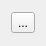
<?xml version="1.0" encoding="UTF-8"?>
<ui version="4.0">
 <class>Storage</class>
 <widget class="QWidget" name="Storage">
  <property name="geometry">
   <rect>
    <x>0</x>
    <y>0</y>
    <width>44</width>
    <height>46</height>
   </rect>
  </property>
  <property name="windowTitle">
   <string notr="true">Form</string>
  </property>
  <property name="toolTip">
   <string notr="true"/>
  </property>
  <layout class="QGridLayout" name="gridLayout">
   <item row="0" column="0">
    <widget class="QToolButton" name="toolButton">
     <property name="text">
      <string>...</string>
     </property>
    </widget>
   </item>
  </layout>
 </widget>
 <resources/>
 <connections/>
</ui>
